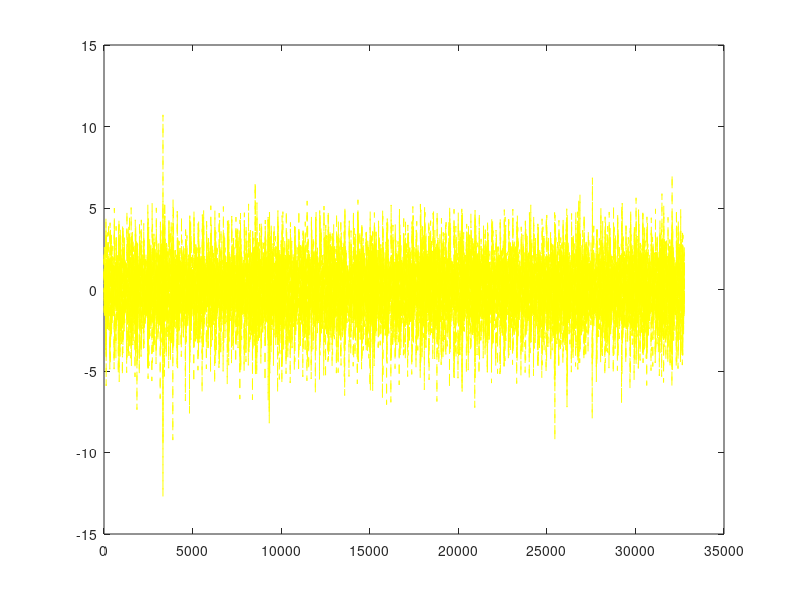
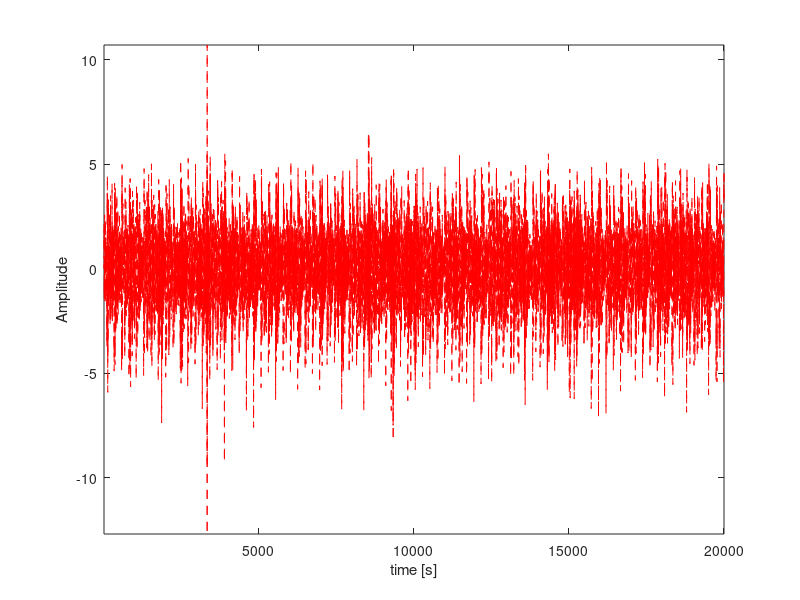
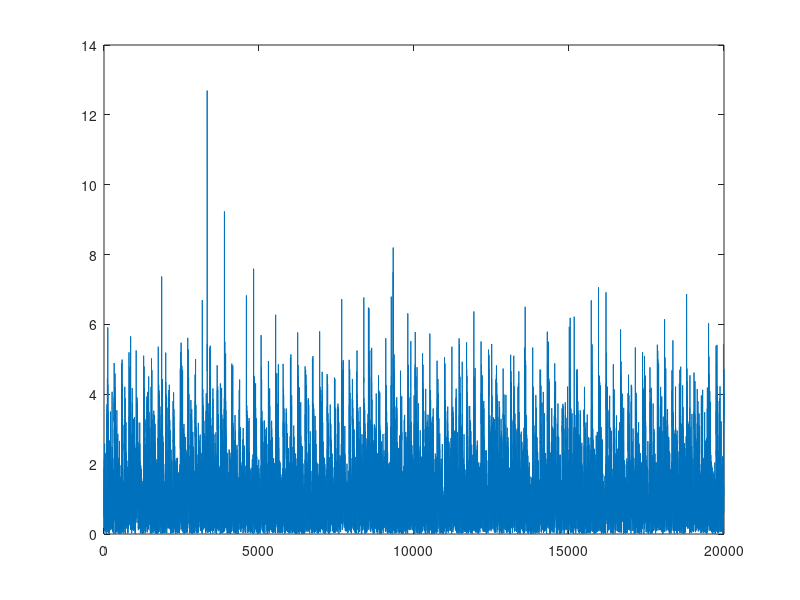
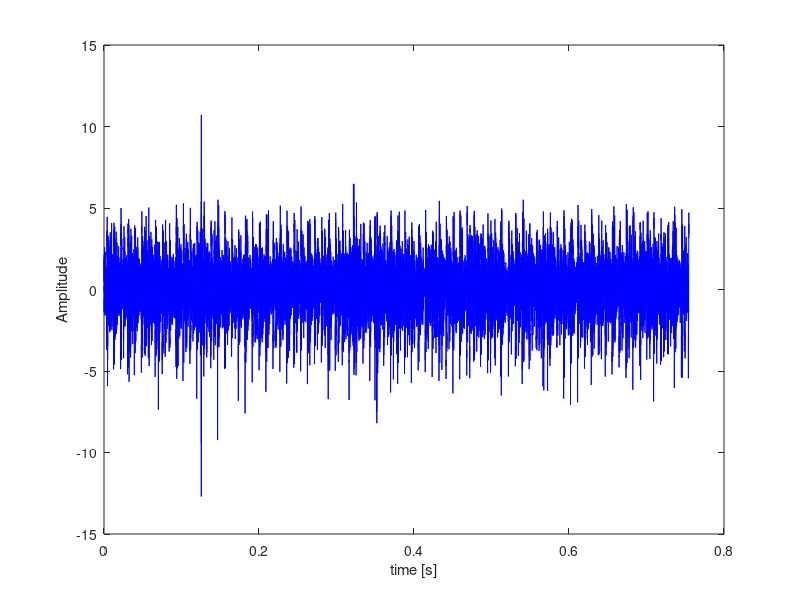

Write the MATLAB code that produced these figures, in order. (Note: this script raises an error after producing the figures.)
%% Slip_Simulated_Signal_Analysis

clear
close all
clc

%% chosen signal
% original signal
M = csvread('60.csv',1,0);
sig0=M(:,1);
figure,plot(sig0,'y--')
fs=26500;  % sampling freq.

% 20000length signal
y = sig0;
y = y(1:20000);
figure,plot(y,'r--')
xlabel('time [s]'),ylabel('Amplitude')
axis tight
blp = abs(y);
figure,plot(blp)
t=(0:length(y)-1)/fs;
figure,plot(t,y,'b')
xlabel('time [s]'),ylabel('Amplitude')

% guzhang signal
t_end= 1.28;
tt = length(sig0)/t_end/fs; 
guzhang_signal = sig0(1:tt:length(sig0));
t=(0:length(y)-1)/fs;
figure,plot(t,guzhang_signal(1:length(t)),'b--');

%% fast Kurtogram
nlevel=4;
c = Fast_Kurtogram_1(y,nlevel,fs);
xlim([0,400])
xlabel('时间（s）')
xlim([0,0.4])
ylim([-2,2])
ylabel('幅值')
set(gca,'ytick',[],'yticklabel',[]) 
% set(gca,'ytick',[])  %隐去y轴坐标值
%  set(gca,'xtick',[])  %隐去x轴坐标值